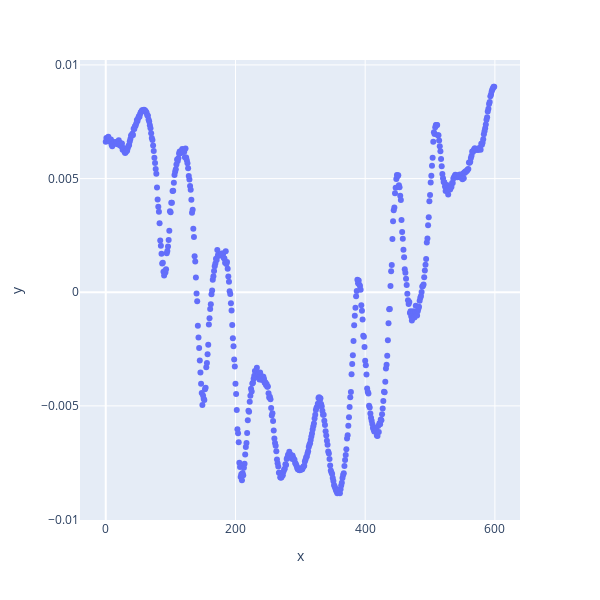

Here is the notebook cell this chart was saved with:
### Markdown cell above
## Visualize eigenvectors of the diffusion matrix

### Code cell
display_eigenvector(E, 2)

### Figure 1 — Plotly figure (JSON) as saved in the notebook; plotly's stock layout.template omitted (floating-point values rounded to 4 significant figures; data arrays with more than 128 entries replaced by an {"elided": "..."} marker saying what was removed)
{"data": [{"hovertemplate": "x=%{x}<br>y=%{y}<extra></extra>", "legendgroup": "", "marker": {"color": "#636efa", "symbol": "circle"}, "mode": "markers", "name": "", "orientation": "v", "showlegend": false, "type": "scatter", "x": {"elided": "600 int values"}, "xaxis": "x", "y": {"elided": "600 float values"}, "yaxis": "y"}], "layout": {"height": 600, "legend": {"tracegroupgap": 0}, "margin": {"t": 60}, "width": 600, "xaxis": {"anchor": "y", "autorange": true, "domain": [0, 1], "range": [-39.7, 638.7], "title": {"text": "x"}, "type": "linear"}, "yaxis": {"anchor": "x", "autorange": true, "domain": [0, 1], "range": [-0.01002, 0.01022], "title": {"text": "y"}, "type": "linear"}}}
